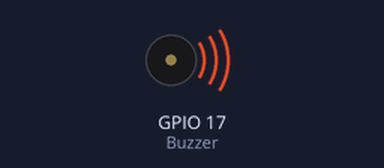
A program run on a simulated Raspberry Pi (BCM pin numbers). Shown: buzzer (waves = sounding). What the program prints to the terminal is not drawn.

Above: at 0.1 s.
Timing chart, 0 to 40.0 s (numbered marks = the images above):
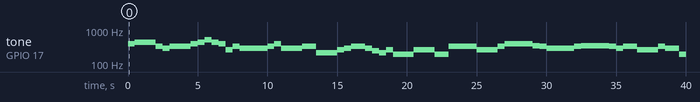

Measured:
- by itself, tone on GPIO 17 (Buzzer): plays 393 Hz for 0.50 s, 441 Hz for 1.5 s, 330 Hz for 0.50 s, 294 Hz for 0.50 s, 330 Hz for 1.5 s, 393 Hz for 0.50 s … (44 notes in this stretch)

The program:

song.py
```python
import RPi.GPIO as GPIO
import time

Buzzer = 17

CL = [0, 131, 147, 165, 175, 196, 211, 248]     # 低音C调音符对应的频率

CM = [0, 262, 294, 330, 350, 393, 441, 495]     # 中音C调音符对应的频率

CH = [0, 525, 589, 661, 700, 786, 882, 990]     # 高音C调音符对应的频率

song_1 = [  CM[3], CM[5], CM[6], CM[3], CM[2], CM[3], CM[5], CM[6], # 歌曲1的音符
            CH[1], CM[6], CM[5], CM[1], CM[3], CM[2], CM[2], CM[3],
            CM[5], CM[2], CM[3], CM[3], CL[6], CL[6], CL[6], CM[1],
            CM[2], CM[3], CM[2], CL[7], CL[6], CM[1], CL[5] ]

beat_1 = [  1, 1, 3, 1, 1, 3, 1, 1,             # 歌曲1的节拍, 1 指 1/8 拍
            1, 1, 1, 1, 1, 1, 3, 1,
            1, 3, 1, 1, 1, 1, 1, 1,
            1, 2, 1, 1, 1, 1, 1, 1,
            1, 1, 3 ]

song_2 = [  CM[1], CM[1], CM[1], CL[5], CM[3], CM[3], CM[3], CM[1], # 歌曲2的音符
            CM[1], CM[3], CM[5], CM[5], CM[4], CM[3], CM[2], CM[2],
            CM[3], CM[4], CM[4], CM[3], CM[2], CM[3], CM[1], CM[1],
            CM[3], CM[2], CL[5], CL[7], CM[2], CM[1]    ]

beat_2 = [  1, 1, 2, 2, 1, 1, 2, 2,             # 歌曲2的节拍, 1 指 1/8 拍
            1, 1, 2, 2, 1, 1, 3, 1,
            1, 2, 2, 1, 1, 2, 2, 1,
            1, 2, 2, 1, 1, 3 ]

def setup():
    GPIO.setwarnings(False)
    GPIO.setmode(GPIO.BCM)        # 根据物理位置对gpio进行编号
    GPIO.setup(Buzzer, GPIO.OUT)    # 设置引脚模式为输出
    global Buzz                     # 指定一个全局变量来替换GPIO.PWM
    Buzz = GPIO.PWM(Buzzer, 440)    # 440 是初始频率
    Buzz.start(50)                  # 启动蜂鸣器PWM50%的占空比

def loop():
    while True:
        print('\n    Playing song 1...')
        for i in range(1, len(song_1)):     # 播放歌曲1
            Buzz.ChangeFrequency(song_1[i]) # 沿着歌曲的音符改变频率
            time.sleep(beat_1[i] * 0.5)     # 一个节拍为0.5s的时长
        time.sleep(1)                       #

        print('\n\n    Playing song 2...')
        for i in range(1, len(song_2)):
            Buzz.ChangeFrequency(song_2[i])
            time.sleep(beat_2[i] * 0.5)

def destory():
    Buzz.stop()                 # 停止PWM
    GPIO.output(Buzzer, 1)      # 将蜂鸣器引脚设置为输出高电平
    GPIO.cleanup()              # 释放资源

if __name__ == '__main__':      # 程序从这里开始
    setup()
    try:
        loop()
    except KeyboardInterrupt:   # 当输入'Ctrl+C'时, 函数destroy()会被执行
        destory()
```
